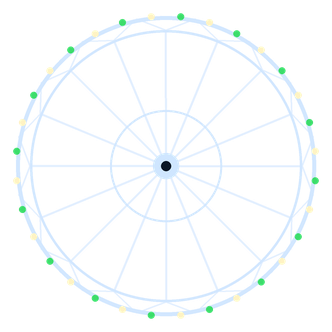
#> input picture src/ui/img/wheel.png, 332 x 332 px, found by its file name
$ python compose.py
#> lines starting #> are read from the running program, lines starting #| are printed output that depends on the picture
from PIL import Image
import math, sys
W,H=640,400; R=150; s=H/1080*1.6
bg=(11,23,38,255)
wheel=Image.open('wheel.png'); stand=Image.open('stand.png'); glow=Image.open('glow.png'); gs=[Image.open(f'gondola{i}.png') for i in range(8)]
#> further down, wheel is the input picture: PIL image 332x332 RGBA; mean R, G, B, A 46.7, 53.3, 57.2, 23.8
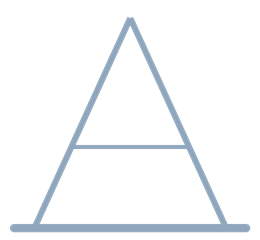
#> input picture src/ui/img/stand.png, 260 x 240 px, found by its file name
#> further down, stand is the input picture: PIL image 260x240 RGBA; mean R, G, B, A 19.6, 23, 25.3, 21
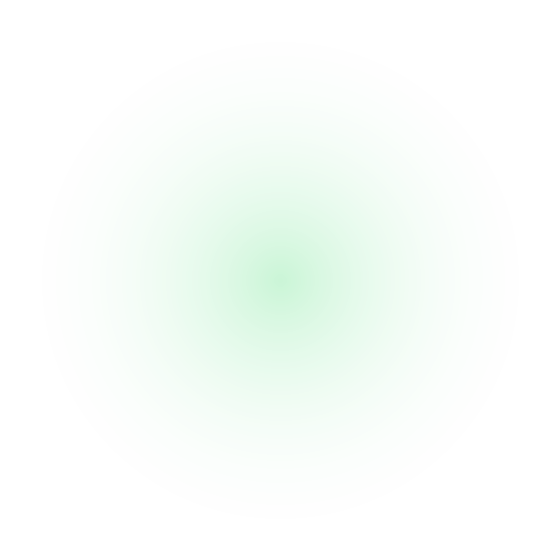
#> input picture src/ui/img/glow.png, 560 x 560 px, found by its file name
#> further down, glow is the input picture: PIL image 560x560 RGBA; mean R, G, B, A 48, 173.3, 84.3, 7.8
#> (the run stopped early here; a loop or call above may not have finished)
